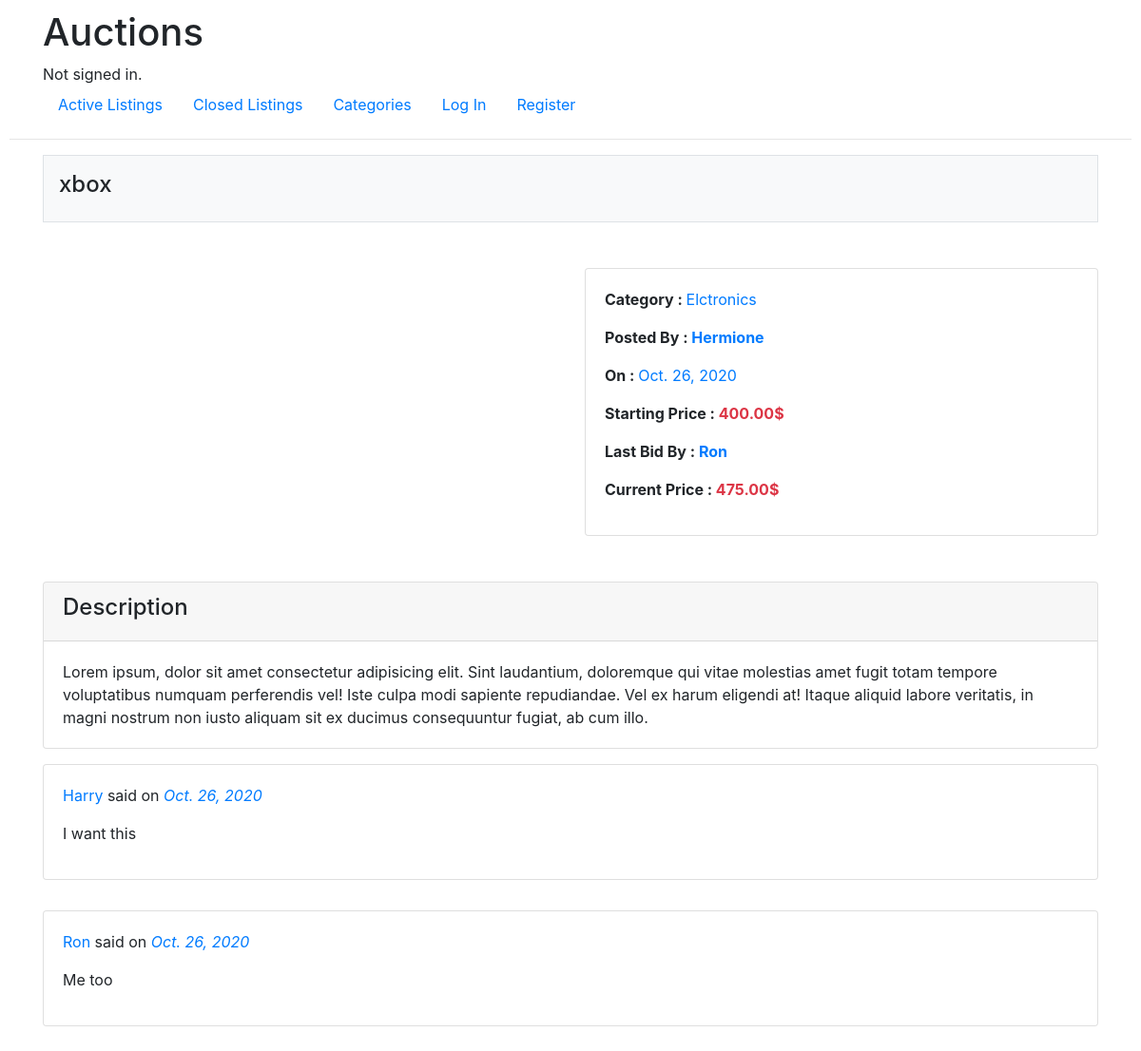
/item/5, run on an earlier commit of the app's database.
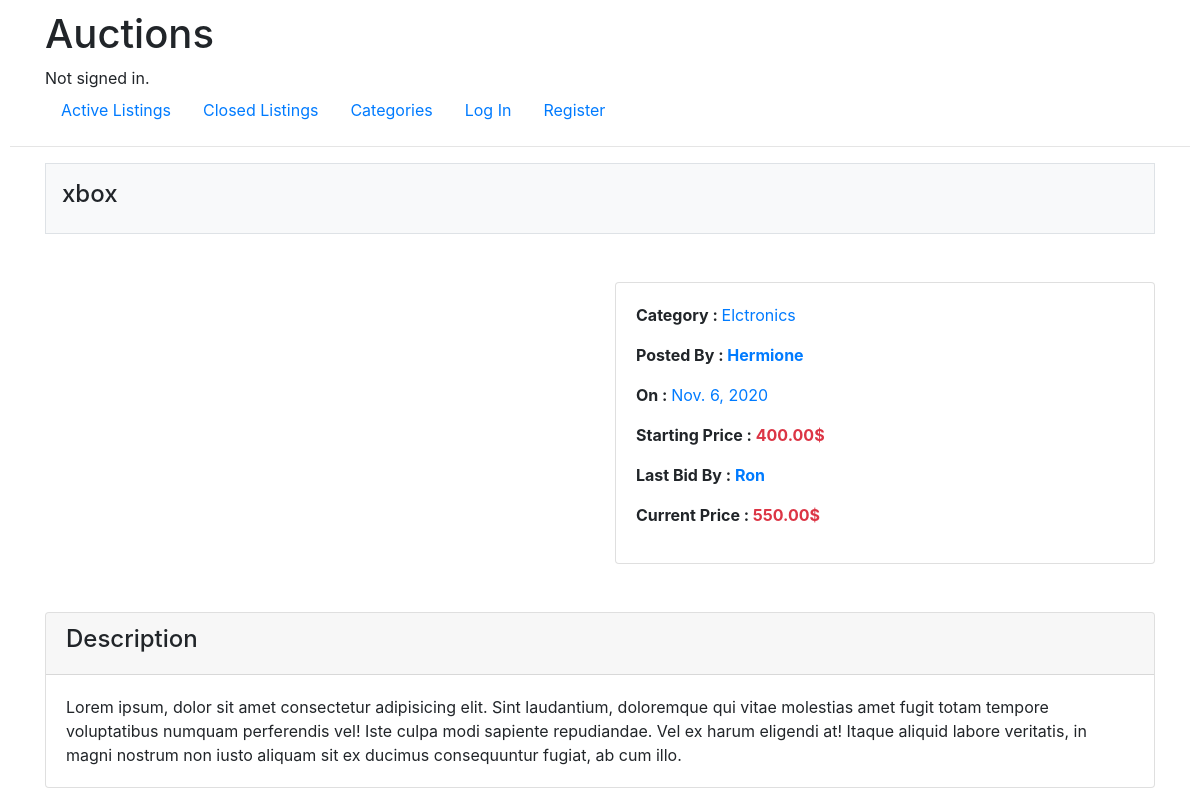
And on a later commit of the database.
### auctions/models.py (models this page shows, shortened)
class Item(models.Model):
    title = models.CharField(max_length=64)
    description = models.TextField()
    image_url = models.URLField(blank=True)
    category = models.ForeignKey('Category', related_name='items', on_delete=models.SET_DEFAULT, default=1)
    owner = models.ForeignKey('User', on_delete=models.CASCADE, related_name='items')
    created_at = models.DateField(auto_now=True)
    open = models.BooleanField()
    starting_price = models.DecimalField(max_digits=10, decimal_places=2, default=0)

class Category(models.Model):
    title = models.CharField(max_length=64)

class User(AbstractUser):
    watchlist = models.ManyToManyField('Item', blank=True, related_name="watched_by")

class Bid(models.Model):
    item = models.OneToOneField('Item', on_delete=models.CASCADE)
    bidder = models.ForeignKey('User', on_delete=models.CASCADE, related_name='bids')
    price = models.DecimalField(max_digits=10, decimal_places=2)

class Comment(models.Model):
    item = models.ForeignKey('Item', on_delete=models.CASCADE, related_name='comments')
    owner = models.ForeignKey('User', on_delete=models.CASCADE, related_name='comments')
    created_at = models.DateField(auto_now=True)
    text = models.TextField()

### auctions/views.py (the view, shortened to what this page needs)
# urls.py: path("item/<int:item_id>", views.item, name="item"),
def item(request, item_id):
    item = Item.objects.get(pk=item_id)
    if hasattr(item, 'bid'):
        bid = item.bid
    else:
        bid = None
    if not request.user.is_authenticated:
        watchlist_flag = None
    elif item in request.user.watchlist.all():
        watchlist_flag = "remove"
    else:
        watchlist_flag = "add"
    comments = item.comments.all()
    return render(request, "auctions/item.html", {
        "item":item,
        "bid":bid,
        "watchlist_flag":watchlist_flag,
        "comments":comments
    })

### auctions/templates/auctions/item.html (shortened to what this page needs)
{% extends "auctions/layout.html" %}
{% block body %}
  <div class="container">
    <div class="p-3 mb-5 bg-light border">
      <h4>{{ item.title }}</h4>
    </div>
    <div class="row mb-5">
      <div class="col-md-6">
      </div>
      <div class="col-md-6">
        <div class="card">
          <div class="card-body">
            <div class="card-text">
              <p>
                <span class="font-weight-bold">Category : </span>
                <span class="text-primary">{{ item.category.title }}</span>
              </p>
              <p>
                <span class="font-weight-bold">Posted By : </span>
                {% if request.user == item.owner %}
                  <span class="text-success font-weight-bold">You</span>
                {% else %}
                  <span class="text-primary font-weight-bold">{{  item.owner.username|title }}</span>
                {% endif %}
              </p>
              <p>
                <span class="font-weight-bold">On : </span>
                <span class="text-primary">{{  item.created_at  }}</span>
              </p>
              <p>
                <span class="font-weight-bold">Starting Price : </span>
                <span class="text-danger font-weight-bold">{{  item.starting_price  }}$</span>
              </p>
              {% if item.open == True %}
                {% if bid is not None %}
                  <p>
                    <span class="font-weight-bold">Last Bid By : </span>
                    {% if item.bid.bidder == request.user %}
                      <span class="text-success font-weight-bold">You</span>
                    {% else %}
                      <span class="text-primary font-weight-bold">{{ item.bid.bidder.username|title }}</span>
                    {% endif %}
                  </p>
                  <p>
                    <span class="font-weight-bold ">Current Price : </span>
                    <span class="text-primary font-weight-bold text-danger">{{ item.bid.price }}$</span>
                  </p>
                {% else %}
                  <h3 class="font-weight-bold text-danger">No Biddings placed</h3>
                {% endif %}
              {% endif %}
            </div>
          </div>
        </div>
      </div>
    </div>
    <div class="row">
      <div class="col">
        <div class="card">
          <div class="card-header">
            <h4>Description</h4>
          </div>
          <div class="card-body">
            <p class="card-text">
              {{ item.description }}
            </p>
          </div>
        </div>
      </div>
    </div>
    {% for comment in comments %}
      <div class="row">
        <div class="col">
          <div class="card my-3">
            <div class="card-body">
              <div class="card-text">
                <p>
                  <span class="text-primary">{{ comment.owner.username|title }}</span> said on <span class="text-primary font-italic">{{ comment.created_at }}</span>
                </p>
                <p>
                  {{ comment.text }}
                </p>
              </div>
            </div>
          </div>
        </div>
      </div>
    {% endfor %}
{% endblock %}

### auctions/templates/auctions/layout.html (shortened to what this page needs)
{% load static %}
<!DOCTYPE html>
<html lang="en">
    <head>
        <link rel="stylesheet" href="https://stackpath.bootstrapcdn.com/bootstrap/4.4.1/css/bootstrap.min.css">
        <link href="{% static 'auctions/styles.css' %}" rel="stylesheet">
    </head>
    <body>
        <div class="container">
            <h1>Auctions</h1>
            <div>
                {% if user.is_authenticated %}
                    Signed in as <strong>{{ user.username }}</strong>.
                {% else %}
                    Not signed in.
                {% endif %}
            </div>
            <ul class="nav">
                <li class="nav-item">
                    <a class="nav-link" href="{% url 'index' %}">Active Listings</a>
                </li>
                <li class="nav-item">
                    <a class="nav-link" href="{% url 'closedlistings' %}">Closed Listings</a>
                </li>
                <li class="nav-item">
                    <a class="nav-link" href="{% url 'itemcountbycategory' %}">Categories</a>
                </li>
                {% if user.is_authenticated %}
                    <li class="nav-item">
                        <a class="nav-link" href="{% url 'create' %}">Add an Item</a>
                    </li>
                    <li class="nav-item">
                        <a class="nav-link" href="{% url 'watchlistitems' %}">My Watchlist </a>
                    </li>
                    <li class="nav-item">
                        <a class="nav-link" href="{% url 'userposts' %}">My Posts</a>
                    </li>
                    <li class="nav-item">
                        <a class="nav-link" href="{% url 'logout' %}">Log Out</a>
                    </li>
                {% else %}
                    <li class="nav-item">
                        <a class="nav-link" href="{% url 'login' %}">Log In</a>
                    </li>
                    <li class="nav-item">
                        <a class="nav-link" href="{% url 'register' %}">Register</a>
                    </li>
                {% endif %}
            </ul>
        </div>
        <hr>
        {% block body %}
        {% endblock %}
    </body>
</html>

### auctions/static/auctions/styles.css (style rules this page uses)
body { padding: 10px; }

What changed in the data, as far as the page shows it:
removed Comment: owner.username "Harry", created_at "Oct. 26, 2020", text "I want this"
removed Comment: owner.username "Ron", created_at "Oct. 26, 2020", text "Me too"
changed Item "xbox": created_at "Oct. 26, 2020" → "Nov. 6, 2020"; bid.price "475.00" → "550.00"
